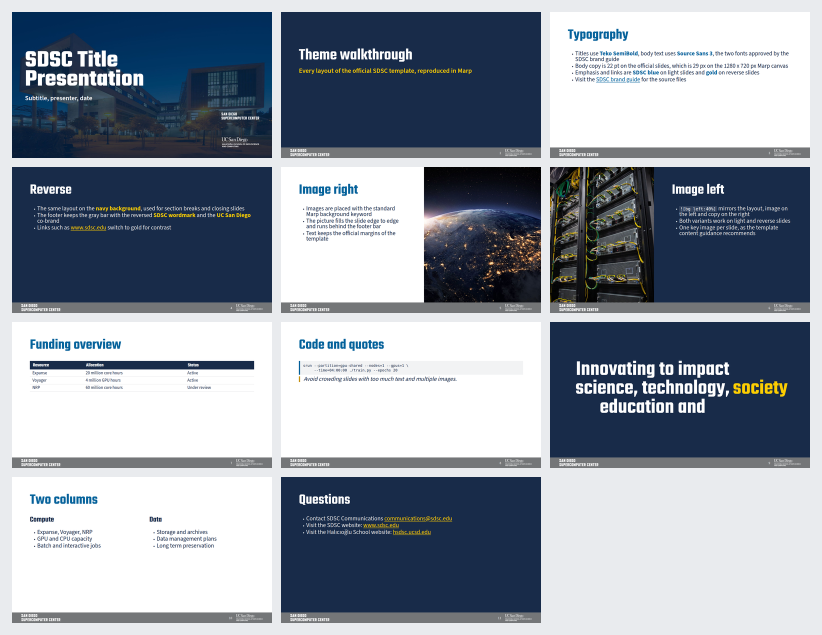
#> input picture preview/screenshot.png, 1644 x 1270 px (shown at 1/2 size)
$ python contact_sheet.py ../preview/screenshot.png ../preview/screenshot.png
#> lines starting #> are read from the running program, lines starting #| are printed output that depends on the picture
#!/usr/bin/env python3
"""Build a contact sheet (grid of slides) from rendered slide images.

Used for the README banner and for the blog post illustration.

Usage: python3 scripts/contact_sheet.py out/demo.*.png preview/screenshot.png
"""

import sys
from pathlib import Path

from PIL import Image

COLUMNS = 3
GAP = 18
MARGIN = 24
THUMB_WIDTH = 520
BACKGROUND = (233, 235, 238)


def main() -> None:
    if len(sys.argv) < 3:
        raise SystemExit(__doc__)

    sources = [Path(p) for p in sys.argv[1:-1]]
    target = Path(sys.argv[-1])

    thumbs = []
    for source in sources:
        image = Image.open(source).convert("RGB")
#> image is the input picture: PIL image 1644x1270 RGB; mean R, G, B 143.7, 152.2, 164.1
        height = round(image.height * THUMB_WIDTH / image.width)
#> height = 402
        thumbs.append(image.resize((THUMB_WIDTH, height), Image.LANCZOS))

    rows = (len(thumbs) + COLUMNS - 1) // COLUMNS
#> rows = 1
    cell_height = max(image.height for image in thumbs)
#> cell_height = 402
    sheet_width = MARGIN * 2 + COLUMNS * THUMB_WIDTH + (COLUMNS - 1) * GAP
    sheet_height = MARGIN * 2 + rows * cell_height + (rows - 1) * GAP
#> sheet_height = 450

    sheet = Image.new("RGB", (sheet_width, sheet_height), BACKGROUND)
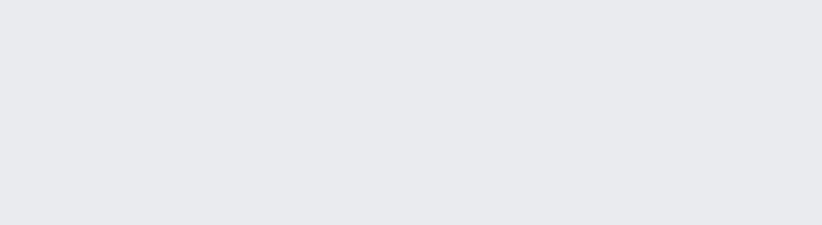
#> sheet: PIL image 1644x450 RGB (shown at 1/2 size); mean R, G, B 233, 235, 238
    for index, image in enumerate(thumbs):
        x = MARGIN + (index % COLUMNS) * (THUMB_WIDTH + GAP)
        y = MARGIN + (index // COLUMNS) * (cell_height + GAP)
        sheet.paste(image, (x, y))
#> this loop made 1 pass
#> (x, y) on pass 1: (24, 24)
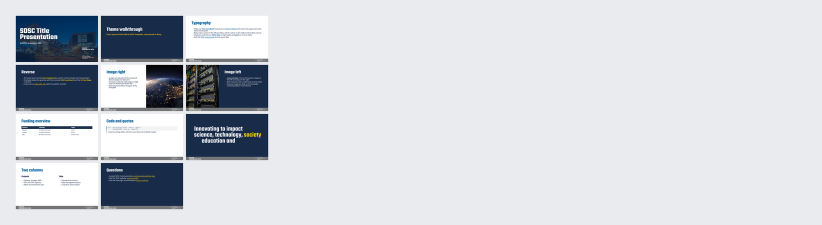
#> sheet: PIL image 1644x450 RGB (shown at 1/2 size); mean R, G, B 207.7, 211.6, 217.1

    target.parent.mkdir(parents=True, exist_ok=True)
    sheet.save(target, optimize=True)
    print(f"{target}: {sheet_width}x{sheet_height}, {len(thumbs)} slides")
#| ../preview/screenshot.png: 1644x450, 1 slides


if __name__ == "__main__":
    main()
